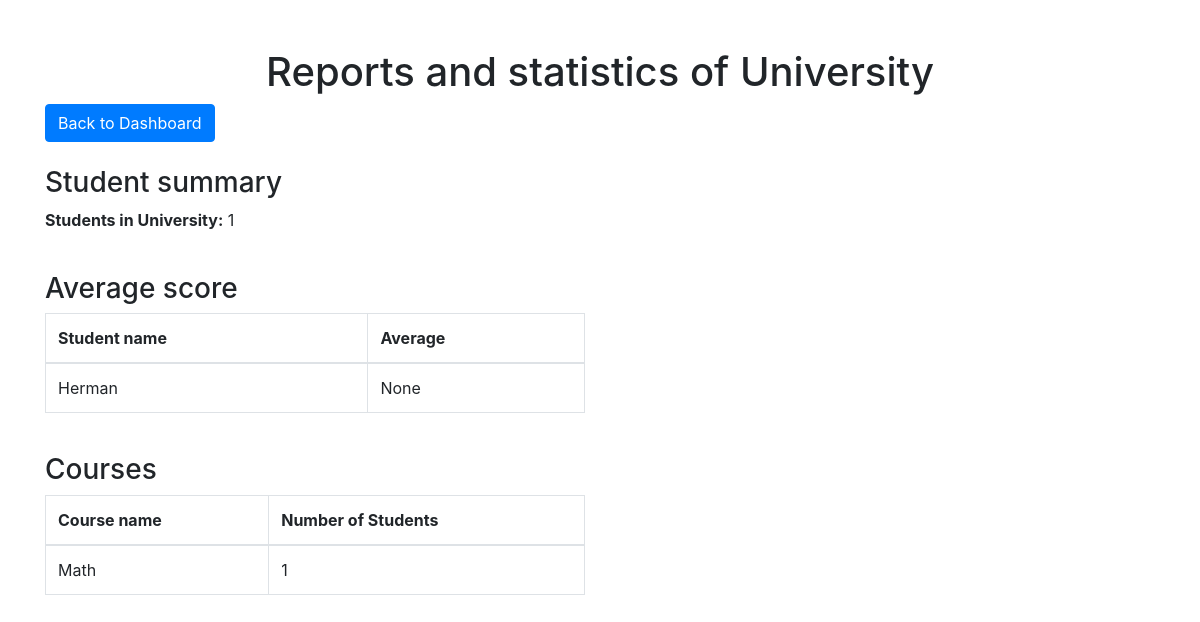
/reports, run on an earlier commit of the app's database.
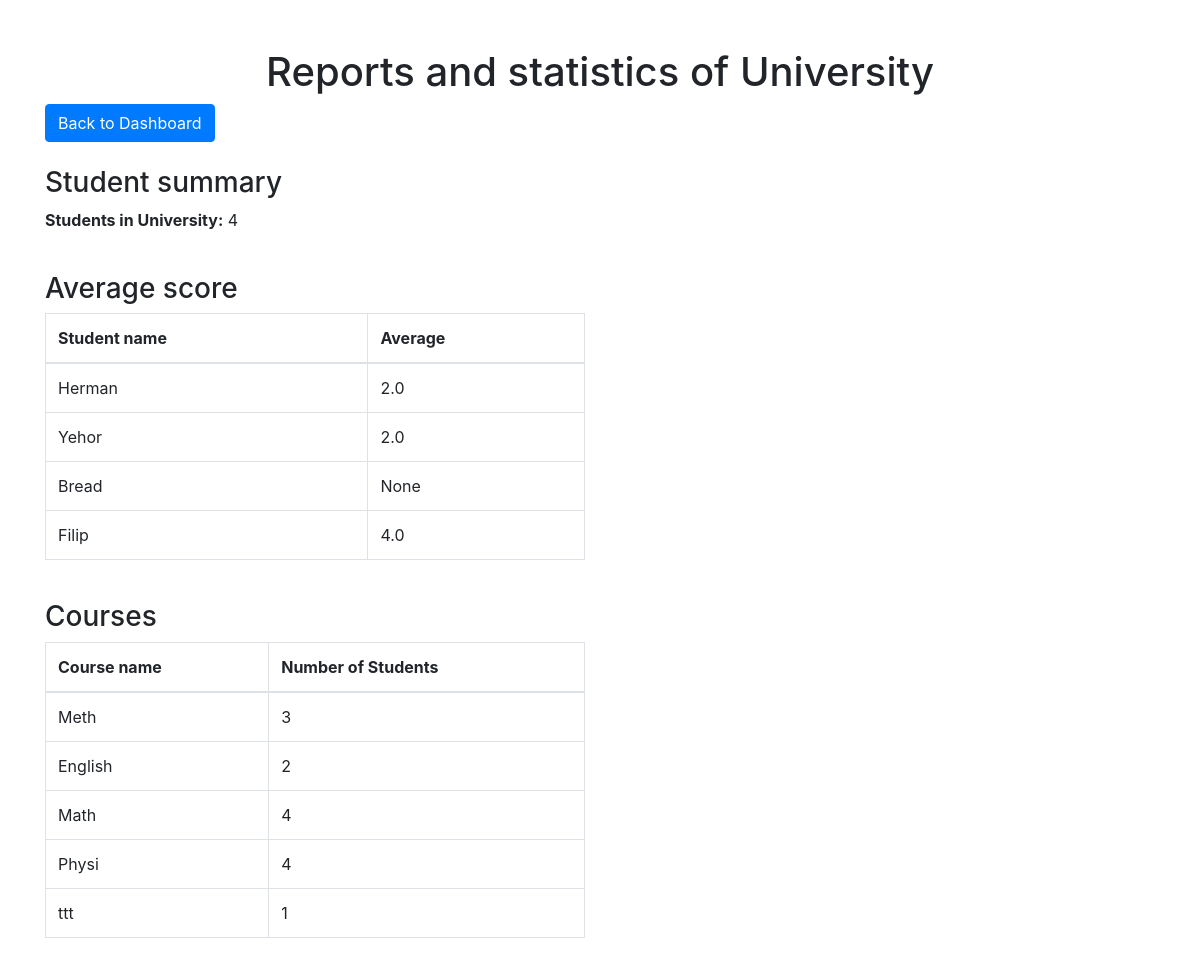
And on a later commit of the database.
### models.py (models this page shows)
class BaseUser(UserMixin, db.Model):
    __abstract__ = True
    id = db.Column(db.Integer, primary_key=True)
    username = db.Column(db.String(150), unique=True, nullable=False)
    password = db.Column(db.String(150), nullable=False)
    first_name = db.Column(db.String(100), nullable=True)
    last_name = db.Column(db.String(100), nullable=True)
    account_type = db.Column(db.String(50), nullable=False)
    email = db.Column(db.String(150), nullable=True, unique=True)

class User(BaseUser):
    __tablename__ = 'user'
    major = db.Column(db.String(150), nullable=True)
    semester = db.Column(db.Integer, nullable=True)
    enrolled_courses = db.relationship('Course', secondary='enrollment', back_populates='students')

class Course(db.Model):
    id = db.Column(db.Integer, primary_key=True)
    name = db.Column(db.String(150), nullable=False)
    code = db.Column(db.String(50), nullable=False, unique=True, index=True)
    teacher_id = db.Column(db.Integer, db.ForeignKey('teacher.id'), nullable=False)
    students = db.relationship('User', secondary='enrollment', back_populates='enrolled_courses')
    course_schedule = db.relationship('Schedule', back_populates='course', cascade="all, delete-orphan")

### app.py (the view)
@app.route('/reports')
def reports():
    student_count = db.session.query(User).count()
    average_grades = db.session.query(User.id, User.first_name, db.func.avg(Enrollment.grade)).join(Enrollment).group_by(User.id).all()
    course_enrollment = db.session.query(Course.name, db.func.count(Enrollment.user_id)).join(Enrollment).group_by(Course.id).all()
    return render_template('reports.html', student_count=student_count, average_grades=average_grades, course_enrollment=course_enrollment)

### templates/reports.html (shortened to what this page needs)
<!DOCTYPE html>
<html lang="en">
<head>
    <link href="https://cdn.jsdelivr.net/npm/bootstrap@5.3.0/dist/css/bootstrap.min.css" rel="stylesheet">
</head>
<body>
    <div class="container mt-5">
        <h1 class="text-center">Reports and statistics of University</h1>
        <a href="{{ url_for('admin_page') }}" class="btn btn-primary">Back to Dashboard</a>
        <div class="row mt-4">
            <div class="col-md-6">
                <h3>Student summary</h3>
                <p><strong>Students in University:</strong> {{ student_count }}</p>
            </div>
        </div>
        <div class="row mt-4">
            <div class="col-md-6">
                <h3>Average score</h3>
                <table class="table table-bordered">
                    <thead>
                        <tr>
                            <th>Student name</th>
                            <th>Average</th>
                        </tr>
                    </thead>
                    <tbody>
                        {% for student in average_grades %}
                        <tr>
                            <td>{{ student[1] }}</td>
                            <td>{{ student[2] }}</td>
                        </tr>
                        {% endfor %}
                    </tbody>
                </table>
            </div>
        </div>
        <div class="row mt-4">
            <div class="col-md-6">
                <h3>Courses</h3>
                <table class="table table-bordered">
                    <thead>
                        <tr>
                            <th>Course name</th>
                            <th>Number of Students</th>
                        </tr>
                    </thead>
                    <tbody>
                        {% for course in course_enrollment %}
                        <tr>
                            <td>{{ course[0] }}</td>
                            <td>{{ course[1] }}</td>
                        </tr>
                        {% endfor %}
                    </tbody>
                </table>
            </div>
        </div>
    </div>
    <link rel="stylesheet" href="https://cdn.jsdelivr.net/npm/bootstrap@4.3.1/dist/css/bootstrap.min.css">
</body>
</html>

What changed in the data, as far as the page shows it:
removed Course: name "Math", course "1"
changed User "Herman": student "None" → "2.0"
added User: first_name "Yehor", student "2.0"
added User: first_name "Bread", student "None"
added User: first_name "Filip", student "4.0"
added Course: name "Meth", course "3"
added Course: name "English", course "2"
added Course: name "Math", id "4"
added Course: name "Physi", course "4"
added Course: name "ttt", course "1"
Also different on the page:
{{ student_count }}: "1" → "4"
